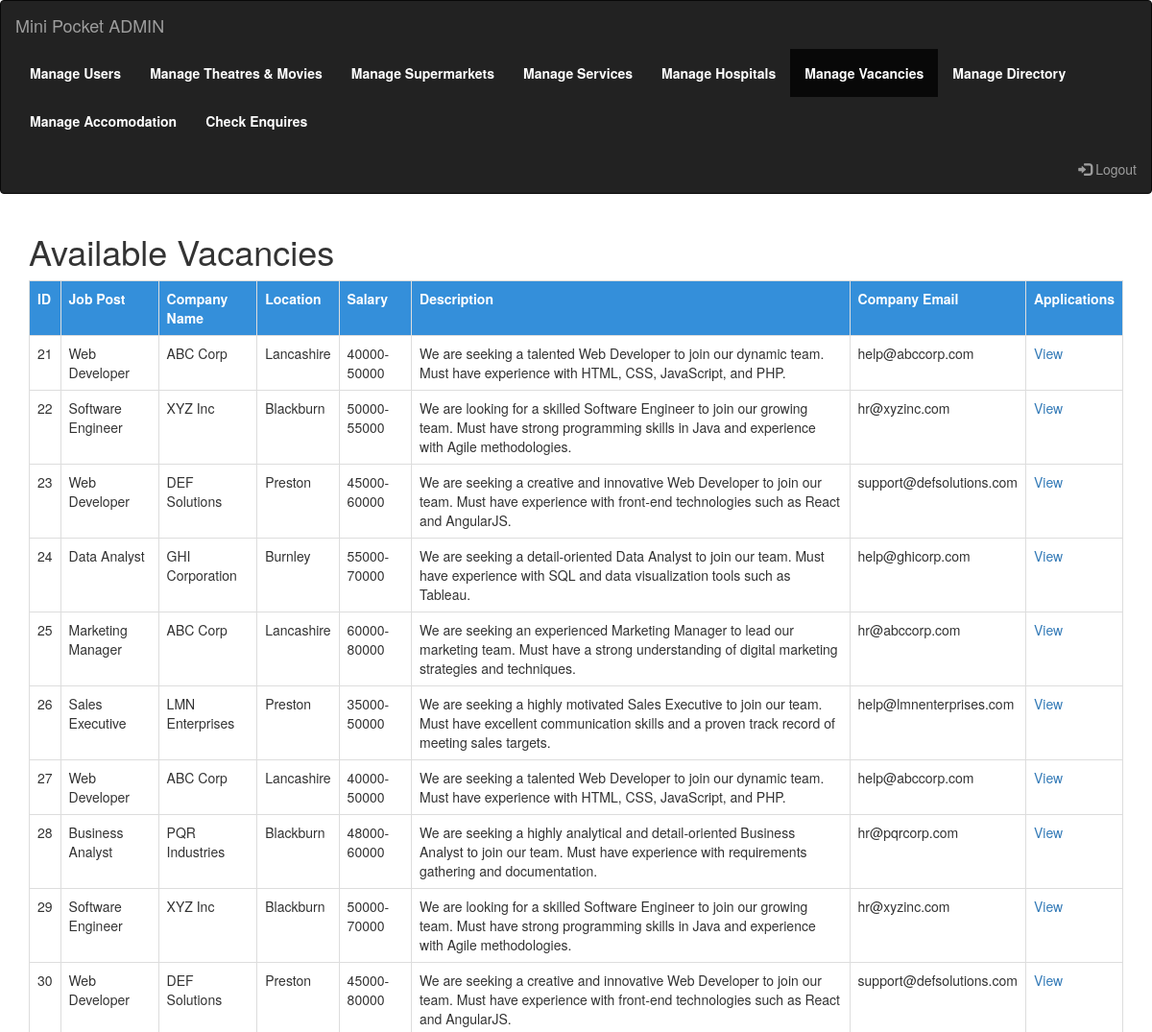
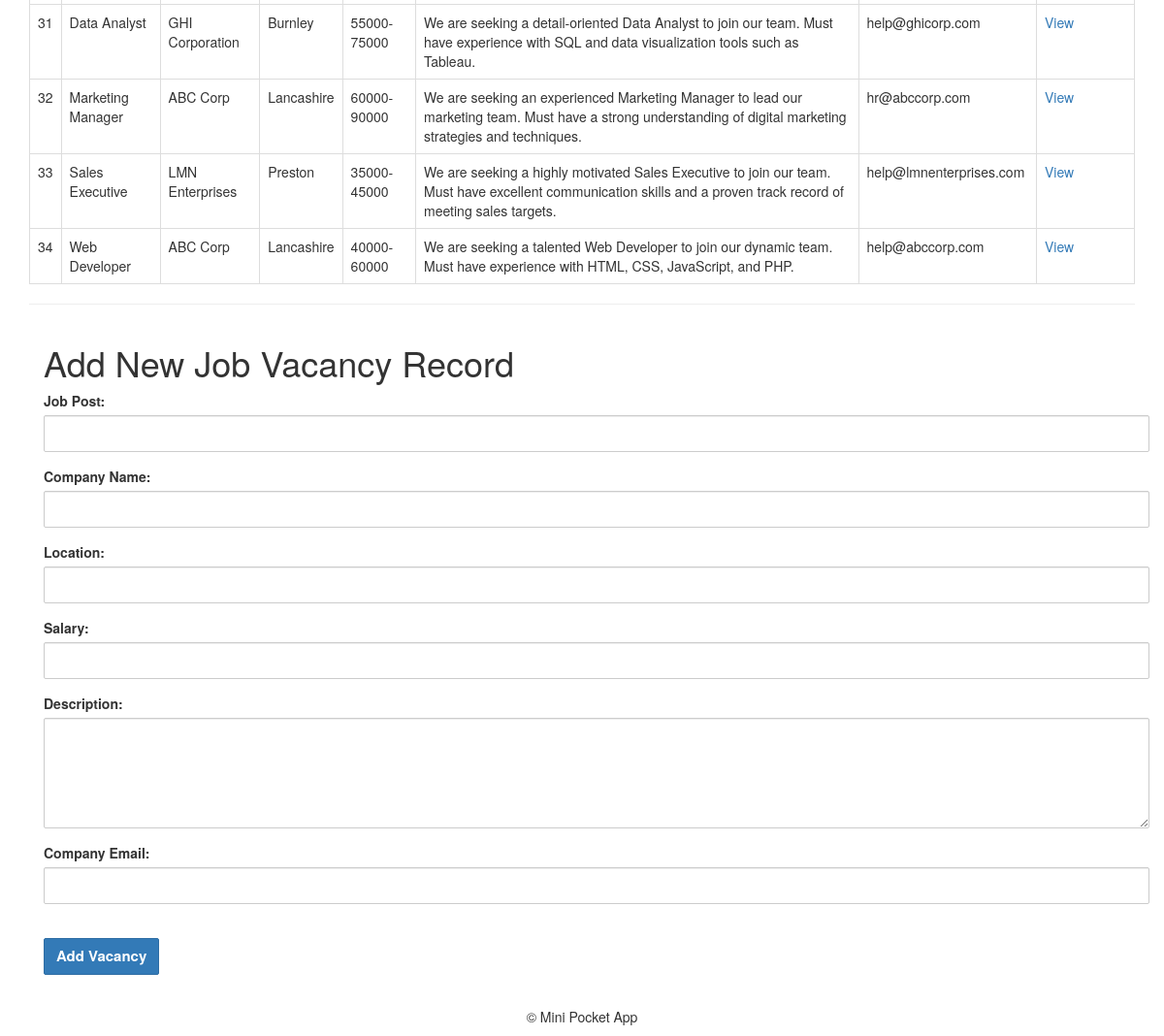
The app's page /admin/check-vacancies.php (signed in) with its own data (2 pictures, top to bottom).
### tables this page shows
CREATE TABLE `vacancies` (
  `id` int(11) NOT NULL,
  `job_post` varchar(255) NOT NULL,
  `company_name` varchar(255) NOT NULL,
  `location` varchar(255) NOT NULL,
  `salary` varchar(20) DEFAULT NULL,
  `description` text NOT NULL,
  `company_email` varchar(50) NOT NULL
);

### admin/check-vacancies.php (the view, shortened to what this page needs)
<?php
include('../config.php');
?>
<!DOCTYPE html>
<html lang="en">
<head>
    <link rel="stylesheet" href="https://maxcdn.bootstrapcdn.com/bootstrap/3.4.0/css/bootstrap.min.css">
    <link rel="stylesheet" href="https://use.fontawesome.com/releases/v5.8.1/css/all.css">
    <link rel="stylesheet" href="https://cdnjs.cloudflare.com/ajax/libs/font-awesome/4.7.0/css/font-awesome.min.css">
    <link rel="stylesheet" href="styles/style.css">
</head>
<body>
    <nav class="navbar navbar-inverse">
        <div class="container-fluid">
            <div class="navbar-header">
                <a class="navbar-brand" href="#">Mini Pocket ADMIN</a>
            </div>
            <ul class="nav navbar-nav">
                <li class=""><a class="" href="check-users.php" style="color: #fff; font-weight: bold">Manage Users</a></li>
                <li class=""><a class="" href="check-movies.php" style="color: #fff; font-weight: bold">Manage Theatres &amp; Movies</a></li>
                <li class=""><a class="" href="check-supermarkets.php" style="color: #fff; font-weight: bold">Manage Supermarkets</a></li>
                <li class=""><a class="" href="check-services.php" style="color: #fff; font-weight: bold">Manage Services</a></li>
                <li class=""><a class="" href="check-hospitals.php" style="color: #fff; font-weight: bold">Manage Hospitals</a></li>
                <li class="active"><a class="" href="check-vacancies.php" style="color: #fff; font-weight: bold">Manage Vacancies</a></li>
                <li class=""><a class="" href="check-directory.php" style="color: #fff; font-weight: bold">Manage Directory</a></li>
                <li class=""><a class="" href="check-accomodation.php" style="color: #fff; font-weight: bold">Manage Accomodation</a></li>
                <li class=""><a class="" href="check-enquiries.php" style="color: #fff; font-weight: bold">Check Enquires</a></li>
            </ul>
            <ul class="nav navbar-nav navbar-right">
                <li><a href="admin-logout.php"><span class="glyphicon glyphicon-log-in"></span> Logout</a></li>
            </ul>
        </div>
    </nav>
    <div class="container regs-con">
        <h1>Available Vacancies</h1>
        <table class="table table-bordered" id="vacancies-table">
            <tr>
                <th>ID</th>
                <th>Job Post</th>
                <th>Company Name</th>
                <th>Location</th>
                <th>Salary</th>
                <th>Description</th>
                <th>Company Email</th>
                <th>Applications</th>
            </tr>
            <?php
            $sql = "SELECT id, job_post, company_name, location, salary, description, company_email FROM vacancies";
            $result = mysqli_query($conn, $sql);
            while ($row = mysqli_fetch_assoc($result)) {
                echo "<tr>";
                echo "<td>" . $row['id'] . "</td>";
                echo "<td>" . $row['job_post'] . "</td>";
                echo "<td>" . $row['company_name'] . "</td>";
                echo "<td>" . $row['location'] . "</td>";
                echo "<td>" . $row['salary'] . "</td>";
                echo "<td>" . $row['description'] . "</td>";
                echo "<td>" . $row['company_email'] . "</td>";
                echo "<td><a href='check-vacancy-applications.php?id=" . $row['id'] . "'>View</a></td>";
                echo "</tr>";
            }
            ?>
        </table>
        <hr>
        <div class="container regs-con">
            <h1>Add New Job Vacancy Record</h1>
            <form method="POST" action="add-vacancy.php">
                <div class="form-group">
                    <label for="job_post">Job Post:</label>
                    <input type="text" class="form-control" name="job_post" id="job_post" required>
                </div>
                <div class="form-group">
                    <label for="company_name">Company Name:</label>
                    <input type="text" class="form-control" name="company_name" id="company_name" required>
                </div>
                <div class="form-group">
                    <label for="location">Location:</label>
                    <input type="text" class="form-control" name="location" id="location" required>
                </div>
                <div class="form-group">
                    <label for="salary">Salary:</label>
                    <input type="text" class="form-control" name="salary" id="salary" required>
                </div>
                <div class="form-group">
                    <label for="description">Description:</label>
                    <textarea class="form-control" name="description" id="description" rows="5" required></textarea>
                </div>
                <div class="form-group">
                    <label for="company_email">Company Email:</label>
                    <input type="email" class="form-control" name="company_email" id="company_email" required>
                </div>
                <br>
                <button type="submit" class="btn btn-primary">Add Vacancy</button>
            </form>
        </div>
    </div>
    <footer id="footer">
        <p>&copy; Mini Pocket App</p>
    </footer>
</body>
</html>

### admin/styles/style.css (style rules this page uses)
body { padding: 0; margin: 0; }
.regs-con { margin-top: 20px; }
.container { min-height: 88vh; }
.form-control, .btn { min-height: 38px; border-radius: 2px; }
.btn { font-size: 15px; font-weight: bold; }
th { background-color: rgb(52, 143, 218); color: #fff; }
footer { text-align: center; }

### records on screen
vacancies: id "21", job_post "Web Developer", company_name "ABC Corp", location "Lancashire", salary "40000-50000", description "We are seeking a talented Web Developer to join our dynamic team. Must have experience with HTML, CSS, JavaScript, and PHP.", company_email "help@abccorp.com"
vacancies: id "22", job_post "Software Engineer", company_name "XYZ Inc", location "Blackburn", salary "50000-55000", description "We are looking for a skilled Software Engineer to join our growing team. Must have strong programming skills in Java and experience with Agile methodologies.", company_email "hr@xyzinc.com"
vacancies: id "23", job_post "Web Developer", company_name "DEF Solutions", location "Preston", salary "45000-60000", description "We are seeking a creative and innovative Web Developer to join our team. Must have experience with front-end technologies such as React and AngularJS.", company_email "support@defsolutions.com"
vacancies: id "24", job_post "Data Analyst", company_name "GHI Corporation", location "Burnley", salary "55000-70000", description "We are seeking a detail-oriented Data Analyst to join our team. Must have experience with SQL and data visualization tools such as Tableau.", company_email "help@ghicorp.com"
vacancies: id "25", job_post "Marketing Manager", company_name "ABC Corp", location "Lancashire", salary "60000-80000", description "We are seeking an experienced Marketing Manager to lead our marketing team. Must have a strong understanding of digital marketing strategies and techniques.", company_email "hr@abccorp.com"
vacancies: id "26", job_post "Sales Executive", company_name "LMN Enterprises", location "Preston", salary "35000-50000", description "We are seeking a highly motivated Sales Executive to join our team. Must have excellent communication skills and a proven track record of meeting sales targets.", company_email "help@lmnenterprises.com"
vacancies: id "27", job_post "Web Developer", company_name "ABC Corp", location "Lancashire", salary "40000-50000", description "We are seeking a talented Web Developer to join our dynamic team. Must have experience with HTML, CSS, JavaScript, and PHP.", company_email "help@abccorp.com"
vacancies: id "28", job_post "Business Analyst", company_name "PQR Industries", location "Blackburn", salary "48000-60000", description "We are seeking a highly analytical and detail-oriented Business Analyst to join our team. Must have experience with requirements gathering and documentation.", company_email "hr@pqrcorp.com"
vacancies: id "29", job_post "Software Engineer", company_name "XYZ Inc", location "Blackburn", salary "50000-70000", description "We are looking for a skilled Software Engineer to join our growing team. Must have strong programming skills in Java and experience with Agile methodologies.", company_email "hr@xyzinc.com"
vacancies: id "30", job_post "Web Developer", company_name "DEF Solutions", location "Preston", salary "45000-80000", description "We are seeking a creative and innovative Web Developer to join our team. Must have experience with front-end technologies such as React and AngularJS.", company_email "support@defsolutions.com"
vacancies: id "31", job_post "Data Analyst", company_name "GHI Corporation", location "Burnley", salary "55000-75000", description "We are seeking a detail-oriented Data Analyst to join our team. Must have experience with SQL and data visualization tools such as Tableau.", company_email "help@ghicorp.com"
vacancies: id "32", job_post "Marketing Manager", company_name "ABC Corp", location "Lancashire", salary "60000-90000", description "We are seeking an experienced Marketing Manager to lead our marketing team. Must have a strong understanding of digital marketing strategies and techniques.", company_email "hr@abccorp.com"
vacancies: id "33", job_post "Sales Executive", company_name "LMN Enterprises", location "Preston", salary "35000-45000", description "We are seeking a highly motivated Sales Executive to join our team. Must have excellent communication skills and a proven track record of meeting sales targets.", company_email "help@lmnenterprises.com"
vacancies: id "34", job_post "Web Developer", company_name "ABC Corp", location "Lancashire", salary "40000-60000", description "We are seeking a talented Web Developer to join our dynamic team. Must have experience with HTML, CSS, JavaScript, and PHP.", company_email "help@abccorp.com"
